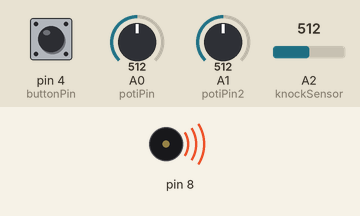
Simulated run of this sketch. Board: Arduino Uno, built with avr-gcc and run on an emulated ATmega328P. Parts: buzzer (waves = sounding). The test bench sets the inputs (shaded band); at power-on: pin 4 (buttonPin) LOW, A0 (potiPin) = 512, A1 (potiPin2) = 512, A2 (knockSensor) = 512. What the sketch prints to the serial monitor is not drawn.

Above: at 0.1 s.
At 2.2 s:
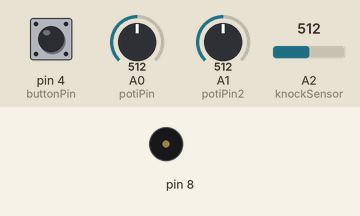
Timing chart, 0 to 3.7 s (numbered marks = the images above):
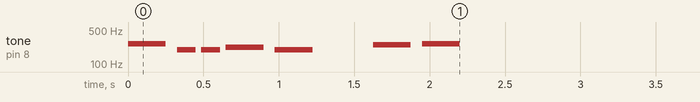

The sketch:

Arduino2Sensors.ino
```cpp
/*
 * 1. Find the Song for the Speakers
 * 2. Put the 2 codes in this example
 *
 */

#include "pitches.h"

const int potiPin = A0;
const int buttonPin = 4;
const int potiPin2 = A1;
const int knockSensor =A2;
byte val =0;
int statePin = LOW;
int THRESHOLD =1; //LOW TO 100 TO 1


int melody[] = {
  NOTE_C4, NOTE_G3, NOTE_G3, NOTE_A3, NOTE_G3, 0, NOTE_B3, NOTE_C4
};
int noteDurations[] = {
  4, 8, 8, 4, 4, 4, 4, 4
};
int serialValue = 0;
int buttonState = 0;
int serialValue2 = 0;

void setup() {
  pinMode(potiPin, INPUT);
  pinMode(buttonPin, INPUT);
  pinMode(potiPin2, INPUT);

  Serial.begin(9600);

for (int thisNote = 0; thisNote < 8; thisNote++) {

    // to calculate the note duration, take one second divided by the note type.
    //e.g. quarter note = 1000 / 4, eighth note = 1000/8, etc.
    int noteDuration = 1000 / noteDurations[thisNote];
    tone(8, melody[thisNote], noteDuration);

    // to distinguish the notes, set a minimum time between them.
    // the note's duration + 30% seems to work well:
    int pauseBetweenNotes = noteDuration * 1.30;
    delay(pauseBetweenNotes);
    // stop the tone playing:
    noTone(8);
  }
}

void loop() {
  readWord();

  serialValue = analogRead(potiPin);
  serialValue = map(serialValue, 0, 1023, 0, 255);

  serialValue2 = analogRead(potiPin2);
  serialValue2 = map(serialValue2, 0, 1023, 0, 255);

  //BUTTON INFO
  buttonState = digitalRead(buttonPin);

  String value1 = "";
  String value2 = (String)serialValue;
  String value3 = (String)serialValue2;

  //BUTTON VALUE
  if (buttonState == HIGH) {
    value1 = "0";
  } else {
    value1 = "1";
  }

  /*
    //POTI VALUE
    Serial.write((byte)serialValue); */

  String out = "";
  out = value1 + "A" + value2 + "B" + value3;
  Serial.println(out);

  /*
    Serial.write(value1));
    Serial.write(value2);
    Serial.write((byte)'\n');
    Serial.write("hello world");
  */


}

void readWord(){
for (int i = 0; i < 6; i++) {
    val = analogRead(knockSensor);
    if (val >= THRESHOLD) {
      Serial.print("1");
    }
    else {
      Serial.print ("0");
    }
    delay(4);
  }
  Serial.println();
 delay(20);

}
```

pitches.h
```cpp
#define NOTE_B0  31
#define NOTE_C1  33
#define NOTE_CS1 35
#define NOTE_D1  37
#define NOTE_DS1 39
#define NOTE_E1  41
#define NOTE_F1  44
#define NOTE_FS1 46
#define NOTE_G1  49
#define NOTE_GS1 52
#define NOTE_A1  55
#define NOTE_AS1 58
#define NOTE_B1  62
#define NOTE_C2  65
#define NOTE_CS2 69
#define NOTE_D2  73
#define NOTE_DS2 78
#define NOTE_E2  82
#define NOTE_F2  87
#define NOTE_FS2 93
#define NOTE_G2  98
#define NOTE_GS2 104
#define NOTE_A2  110
#define NOTE_AS2 117
#define NOTE_B2  123
#define NOTE_C3  131
#define NOTE_CS3 139
#define NOTE_D3  147
#define NOTE_DS3 156
#define NOTE_E3  165
#define NOTE_F3  175
#define NOTE_FS3 185
#define NOTE_G3  196
#define NOTE_GS3 208
#define NOTE_A3  220
#define NOTE_AS3 233
#define NOTE_B3  247
#define NOTE_C4  262
#define NOTE_CS4 277
#define NOTE_D4  294
#define NOTE_DS4 311
#define NOTE_E4  330
#define NOTE_F4  349
#define NOTE_FS4 370
#define NOTE_G4  392
#define NOTE_GS4 415
#define NOTE_A4  440
#define NOTE_AS4 466
#define NOTE_B4  494
#define NOTE_C5  523
#define NOTE_CS5 554
#define NOTE_D5  587
#define NOTE_DS5 622
#define NOTE_E5  659
#define NOTE_F5  698
#define NOTE_FS5 740
#define NOTE_G5  784
#define NOTE_GS5 831
#define NOTE_A5  880
#define NOTE_AS5 932
#define NOTE_B5  988
#define NOTE_C6  1047
#define NOTE_CS6 1109
#define NOTE_D6  1175
#define NOTE_DS6 1245
#define NOTE_E6  1319
#define NOTE_F6  1397
#define NOTE_FS6 1480
#define NOTE_G6  1568
#define NOTE_GS6 1661
#define NOTE_A6  1760
#define NOTE_AS6 1865
#define NOTE_B6  1976
#define NOTE_C7  2093
#define NOTE_CS7 2217
#define NOTE_D7  2349
#define NOTE_DS7 2489
#define NOTE_E7  2637
#define NOTE_F7  2794
#define NOTE_FS7 2960
#define NOTE_G7  3136
#define NOTE_GS7 3322
#define NOTE_A7  3520
#define NOTE_AS7 3729
#define NOTE_B7  3951
#define NOTE_C8  4186
#define NOTE_CS8 4435
#define NOTE_D8  4699
#define NOTE_DS8 4978
```
